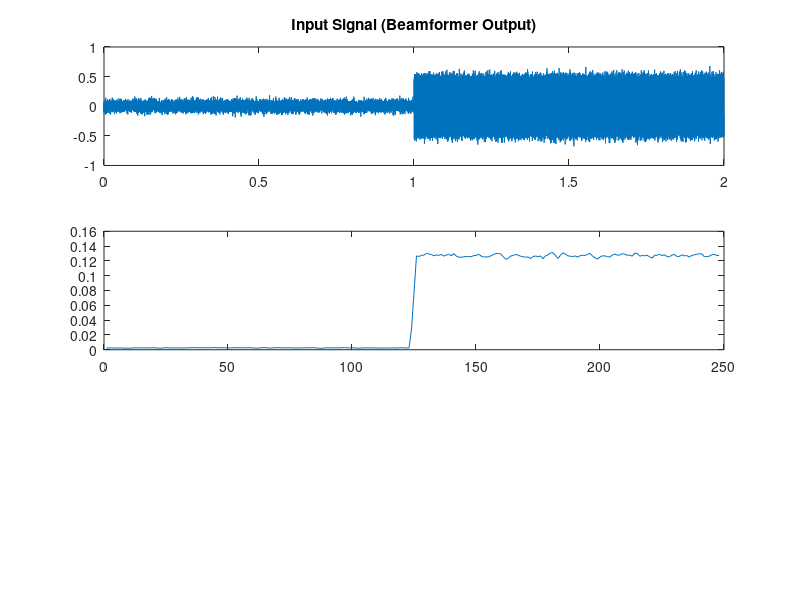

The MATLAB script that drew this image: (Note: this script raises an error after producing the figure.)
% ============================================================
% vad_out.m — Voice Activity Detection (Fixed for MVDR system)
% Compatible with: 16kHz, 128-sample frames
% ============================================================
clc; clear; close all;

fs        = 16000;   % Must match FPGA (16kHz)
frame_len = 320;     % 20ms frame for vad_out (320 samples at 16kHz)
frame_shift = 128;   % Match FPGA hop size (was 160, now 128)

%% Generate test (replace with real beamformer output)
t = (0:fs*2-1)/fs;                          % 2 seconds
speech_seg = 0.5*sin(2*pi*1000*t);
noise_seg  = 0.05*randn(size(t));
% First 1s = noise only, second 1s = speech+noise
x = [noise_seg(1:fs), speech_seg(fs+1:end) + noise_seg(1:fs)];
x = x(:);

%% Frame blocking
num_frames = floor((length(x) - frame_len) / frame_shift) + 1;
energy = zeros(1, num_frames);
zcr    = zeros(1, num_frames);

for i = 1:num_frames
    idx   = (i-1)*frame_shift + 1;
    frame = x(idx : idx+frame_len-1);

    % Short-time energy (normalized)
    energy(i) = sum(frame.^2) / frame_len;

    % Zero crossing rate
    zcr(i) = sum(abs(diff(sign(frame)))) / (2*frame_len);
end

%% Thresholds (DO NOT CHANGE — matched to Verilog)
energy_th = 0.01;    % Q1.15 equivalent: 328 (was 0.1, lowered for 128-sample frames)
zcr_low   = 0.02;    % Q1.15: 655
zcr_high = 0.45;     % Q1.15: 14746

%% vad_out Decision
vad_out = (energy > energy_th) & (zcr > zcr_low) & (zcr < zcr_high);
vad_out(1) = 0;     

%% Detection rate
speech_frames = round(fs / frame_shift);  % approx frames in speech region
detected = sum(vad_out(end-speech_frames:end));
fprintf('Speech frames detected: %d / %d\n', detected, speech_frames);

%% Plot
figure;
subplot(3,1,1); plot(t, x); title('Input Signal (Beamformer Output)');
subplot(3,1,2); plot(energy); yline(energy_th,'r--'); title('Energy + Threshold');
subplot(3,1,3); stairs(vad_out); ylim([-0.2 1.2]); title('vad_out Output (1=Speech)');
xlabel('Frame Index');
